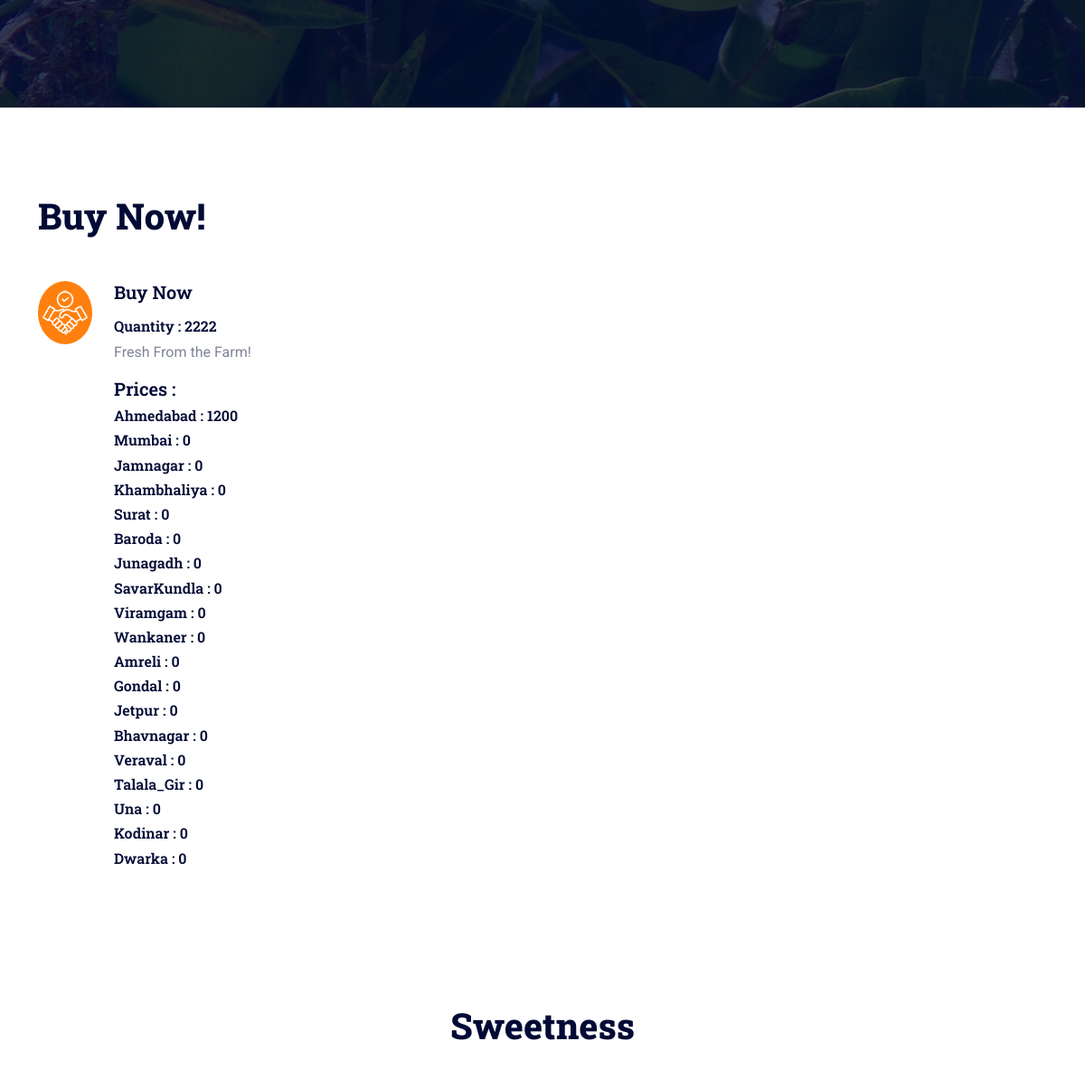
The app's page /rawmangoes (middle part), older data.
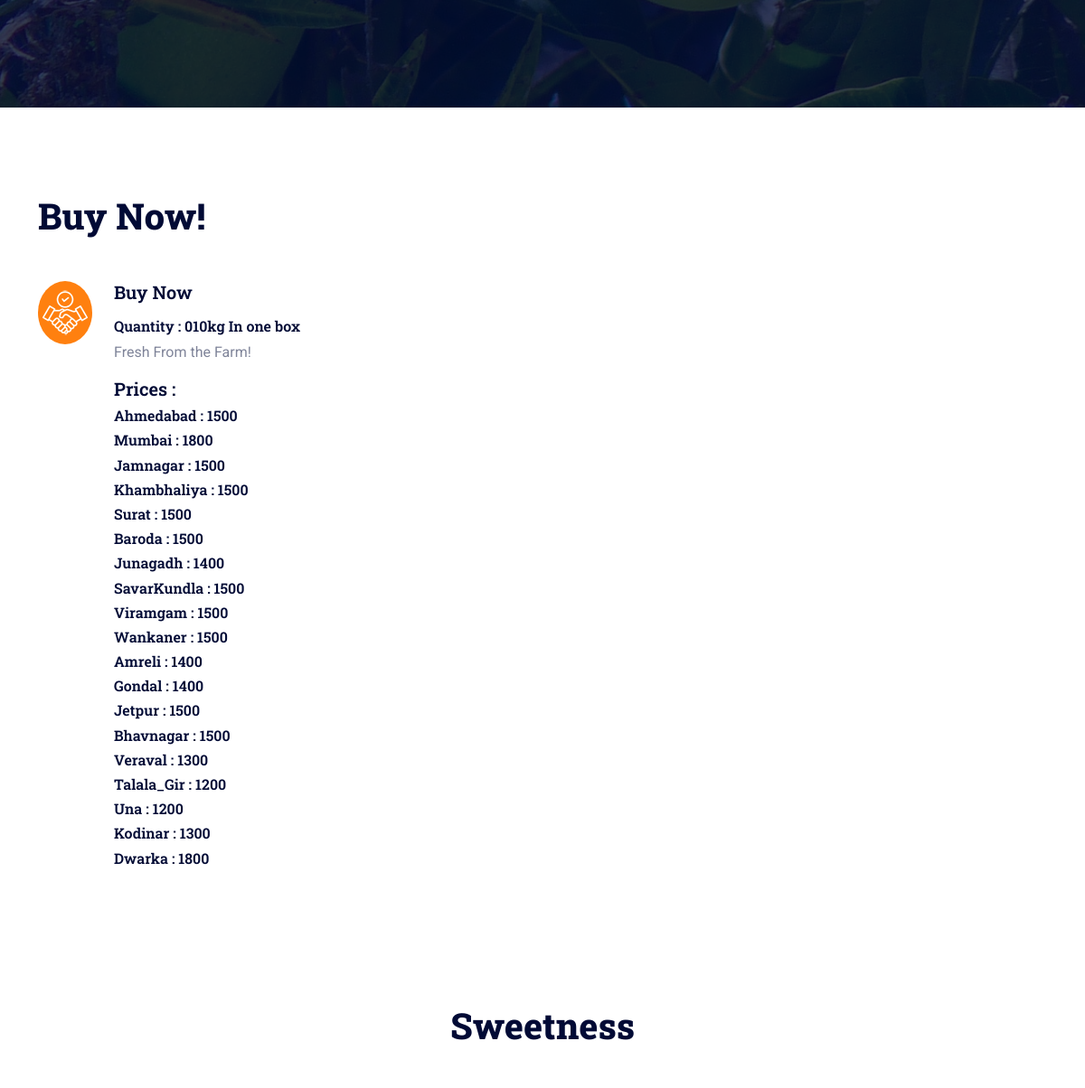
The same page, newer data.
### MangoliciousApp/models.py (models this page shows)
class BuyNow(models.Model):
    Ahmedabad = models.IntegerField()
    Rajkot = models.IntegerField()
    Mumbai = models.IntegerField()
    Jamnagar = models.IntegerField()
    Khambhaliya = models.IntegerField()
    Surat = models.IntegerField()
    Baroda = models.IntegerField()
    Junagadh = models.IntegerField()
    SavarKundla = models.IntegerField()
    Viramgam = models.IntegerField()
    Wankaner = models.IntegerField()
    Amreli = models.IntegerField()
    Gondal = models.IntegerField()
    Jetpur = models.IntegerField()
    Porbandar = models.IntegerField()
    Bhavnagar = models.IntegerField()
    Veraval = models.IntegerField()
    Talala_Gir = models.IntegerField()
    Una = models.IntegerField()
    Kodinar = models.IntegerField()
    Dwarka = models.IntegerField()
    quantity = models.IntegerField()
    quantityIn = models.CharField(max_length = 200)

### MangoliciousApp/views.py (the view)
# urls.py: path('rawmangoes',views.rawmangoes, name='rawmangoes'),
def rawmangoes(request):
    buy = BuyNow.objects.all()
    print(buy)
    return render(request, "buynow.html", {'buy':buy})

### template/buynow.html (shortened to what this page needs)
{% load static %}
<!DOCTYPE html>
<html lang="en">
<head>
    <link href="https://cdnjs.cloudflare.com/ajax/libs/font-awesome/5.10.0/css/all.min.css" rel="stylesheet">
    <link href="https://cdn.jsdelivr.net/npm/bootstrap-icons@1.4.1/font/bootstrap-icons.css" rel="stylesheet">
    <link href="{% static 'theme/lib/animate/animate.min.css' %}" rel="stylesheet">
    <link href="{% static 'theme/lib/owlcarousel/assets/owl.carousel.min.css' %}" rel="stylesheet">
    <link href="{% static 'theme/css/bootstrap.min.css' %}" rel="stylesheet">
    <link href="{% static 'theme/css/style.css' %}" rel="stylesheet">
</head>
<body>
    <div class="container-fluid p-0 mb-5">
        <div id="header-carousel" class="carousel slide" data-bs-ride="carousel">
            <div class="carousel-inner">
                <div class="carousel-item active">
                    <img class="w-100" src="{% static 'theme/img/mango4.jpg' %}" alt="Image">
                    <div class="carousel-caption">
                    </div>
                </div>
            </div>
        </div>
    </div>
    <div class="container-xxl py-5">
        <div class="container">
            <div class="row g-5">
                <div class="col-lg-6 wow fadeInUp" data-wow-delay="0.1s">
                    <h1 class="display-6 mb-5">Buy Now!</h1>
                    <div class="d-flex mb-5">
                        <div class="flex-shrink-0 btn-square bg-primary rounded-circle" style="width: 60px; height: 70px;">
                           <img class="img-fluid" src="{% static 'theme/img/icon/icon-08-light.png' %}" alt="">
                        </div>
                        {% for row in buy %}
                        <div class="ms-4">
                            <h5 class="mb-3">Buy Now</h5>
                            <h6>Quantity : {{ row.quantity }}{{ row.quantityIn }}</h6>
                            <p>Fresh From the Farm!</p>
                            <h5>Prices :</h5>
                            <h6>Ahmedabad : {{ row.Ahmedabad }}</h6>
                            <h6>Mumbai : {{ row.Mumbai }}</h6>
                            <h6>Jamnagar : {{ row.Jamnagar }}</h6>
                            <h6>Khambhaliya : {{ row.Khambhaliya }}</h6>
                            <h6>Surat : {{ row.Surat }}</h6>
                            <h6>Baroda : {{ row.Baroda }}</h6>
                            <h6>Junagadh : {{ row.Junagadh }}</h6>
                            <h6>SavarKundla : {{ row.SavarKundla }}</h6>
                            <h6>Viramgam : {{ row.Viramgam }}</h6>
                            <h6>Wankaner : {{ row.Wankaner }}</h6>
                            <h6>Amreli : {{ row.Amreli }}</h6>
                            <h6>Gondal : {{ row.Gondal }}</h6>
                            <h6>Jetpur : {{ row.Jetpur }}</h6>
                            <h6>Bhavnagar : {{ row.Bhavnagar }}</h6>
                            <h6>Veraval : {{ row.Veraval }}</h6>
                            <h6>Talala_Gir : {{ row.Talala_Gir }}</h6>
                            <h6>Una : {{ row.Una }}</h6>
                            <h6>Kodinar : {{ row.Kodinar }}</h6>
                            <h6>Dwarka : {{ row.Dwarka }}</h6>
                        </div>
                    </div>
                    {% endfor %}
                </div>
            </div>
        </div>
    </div>
    <div class="container-xxl py-5">
        <div class="container">
            <div class="text-center mx-auto wow fadeInUp" data-wow-delay="0.1s" style="max-width: 500px;">
                <h1 class="display-6 mb-5">Sweetness</h1>
            </div>
            <div class="row g-4">
            </div>
        </div>
    </div>
    <link rel="stylesheet" href="https://maxcdn.bootstrapcdn.com/font-awesome/4.5.0/css/font-awesome.min.css">
</body>
</html>

Row changes from the older to the newer data that the page shows:
changed BuyNow: quantity "22" → "0"; quantityIn "22" → "10kg In one box"; Ahmedabad "1200" → "1500"; Mumbai "0" → "1800"; Jamnagar "0" → "1500"; Khambhaliya "0" → "1500"; Surat "0" → "1500"; Baroda "0" → "1500"; Junagadh "0" → "1400"; SavarKundla "0" → "1500"; Viramgam "0" → "1500"; Wankaner "0" → "1500"; Amreli "0" → "1400"; Gondal "0" → "1400"; Jetpur "0" → "1500"; Bhavnagar "0" → "1500"; Veraval "0" → "1300"; Talala_Gir "0" → "1200"; Una "0" → "1200"; Kodinar "0" → "1300"; Dwarka "0" → "1800"
